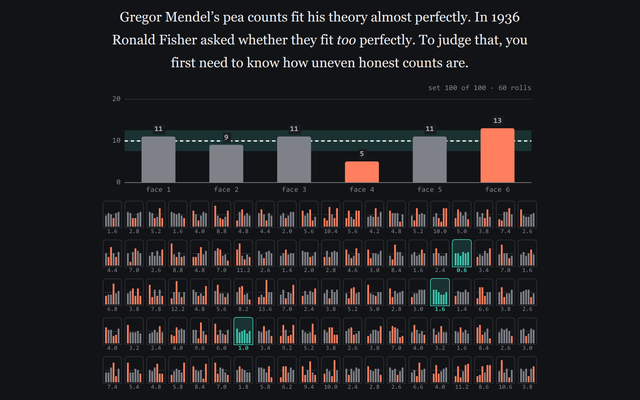
#> input picture assets/thumbs/chi-square-tests-dark.png, 640 x 400 px
$ python -i thumbs.py   (imports and definitions only)
#> lines starting #> are read from the running program, lines starting #| are printed output that depends on the picture; after the words box and inside, x2 and y2 are one past the last pixel; in counts of white or black regions, pixels touching at a corner belong together
#!/usr/bin/env python3
"""Make the home-page card images, one light and one dark per explainer.

For each topic in assets/catalog.js this opens the page in headless Chrome,
clicks the buttons listed in its "preview.click" so the widget has something
to show, hides everything except the "preview.select" element (and its
buttons, hints and legends), screenshots it and crops it to 16:10.

    python3 tools/thumbs.py            # every topic
    python3 tools/thumbs.py poisson    # just these ids

Needs google-chrome (or chromium) on PATH and Pillow.
"""
import json, os, shutil, subprocess, sys, tempfile
from pathlib import Path
from PIL import Image, ImageChops

ROOT = Path(__file__).resolve().parent.parent
OUT = ROOT / "assets" / "thumbs"
W, H = 640, 400          # output size (16:10)
SCALE = 2                # render at 2x, then downsample


# [11 lines left out: functions load_catalog, chrome, not called in this run]


HARNESS = """<script>
try { localStorage.setItem('xp-theme', '%(theme)s'); } catch (e) {}
document.documentElement.setAttribute('data-theme', '%(theme)s');
window.addEventListener('load', () => setTimeout(() => {
  document.documentElement.setAttribute('data-theme', '%(theme)s');
  %(clicks)s.forEach(s => { const b = document.querySelector(s); if (b) b.click(); });
  setTimeout(() => {
    const el = document.querySelector(%(select)s);
    if (!el) { document.title = 'THUMB-MISSING'; return; }
    for (let n = el; n && n !== document.body; n = n.parentElement)
      for (const s of n.parentElement.children) if (s !== n && s.tagName !== 'SCRIPT') s.style.display = 'none';
    el.querySelectorAll('.controls,.hint,.legend,.readout').forEach(x => x.style.display = 'none');
    document.body.style.padding = '24px 0';
    window.scrollTo(0, 0);
  }, 1500);
}, 400));
</script></body>"""


# [22 lines left out: function shoot, not called in this run]


def crop(path, dest):
#> called with dest = 'out.png'
    im = Image.open(path).convert("RGB")
#> im is the input picture: PIL image 640x400 RGB; mean R, G, B 35, 33.4, 35.5
    bg = im.getpixel((2, 2))
#> bg = (18, 19, 22)
    diff = ImageChops.difference(im, Image.new("RGB", im.size, bg)).convert("L").point(lambda v: 255 if v > 12 else 0)
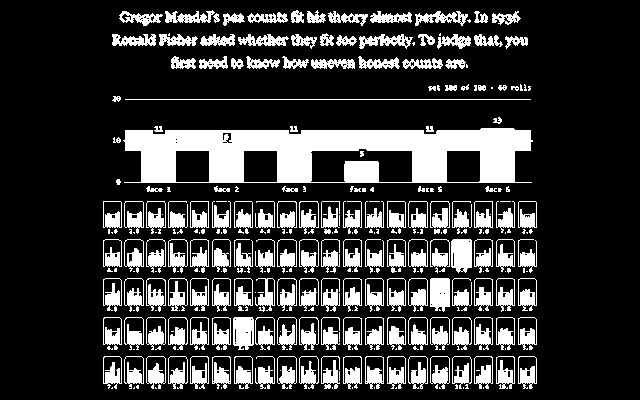
#> diff: PIL image 640x400 L; 22% white; 324 white regions (166 under 20 px), largest, box (x1, y1, x2, y2) and area: (123, 128, 533, 183) 14957, (451, 239, 472, 273) 626, (233, 317, 254, 350) 601
    box = diff.getbbox()
#> box = (103, 10, 537, 389)
    if not box:
        raise RuntimeError(f"{path.name}: screenshot is blank")
    pad = 16 * SCALE
    l, t, r, b = box
#> l = 103; t = 10; r = 537; b = 389
    l, t, r, b = max(0, l - pad), max(0, t - pad), min(im.width, r + pad), min(im.height, b + pad)
#> l = 71; t = 0; r = 569; b = 400
    # grow the box to 16:10 around its center, filling with the background
    w, h = r - l, b - t
#> w = 498; h = 400
    if w / h < W / H:
        w2 = round(h * W / H); l -= (w2 - w) // 2; w = w2
#> after `w2 = round(h * W / H)`: w2 = 640
#> after `l -= (w2 - w) // 2`: l = 0
#> after `w = w2`: w = 640
    else:
        h2 = round(w * H / W); t -= (h2 - h) // 2; h = h2
    canvas = Image.new("RGB", (w, h), bg)
    canvas.paste(im.crop((max(l, 0), max(t, 0), min(l + w, im.width), min(t + h, im.height))), (max(0, -l), max(0, -t)))
    canvas.resize((W, H), Image.LANCZOS).save(dest, optimize=True)


# [15 lines left out: function main, not called in this run]


# [2 lines not run here, left out]

>>> result = crop('../assets/thumbs/chi-square-tests-dark.png', 'out.png')
